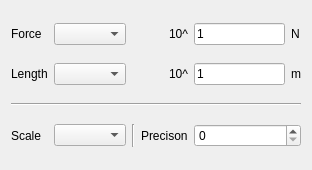
<?xml version="1.0" encoding="UTF-8"?>
<ui version="4.0">
 <class>Dialog</class>
 <widget class="QDialog" name="Dialog">
  <property name="geometry">
   <rect>
    <x>0</x>
    <y>0</y>
    <width>312</width>
    <height>170</height>
   </rect>
  </property>
  <property name="windowTitle">
   <string>Dialog</string>
  </property>
  <layout class="QGridLayout" name="gridLayout">
   <item row="0" column="0">
    <widget class="QLabel" name="label">
     <property name="text">
      <string>Force</string>
     </property>
    </widget>
   </item>
   <item row="0" column="1">
    <widget class="QComboBox" name="unitOfForce"/>
   </item>
   <item row="0" column="2" colspan="2">
    <widget class="QLabel" name="label_7">
     <property name="text">
      <string>10^</string>
     </property>
     <property name="alignment">
      <set>Qt::AlignRight|Qt::AlignTrailing|Qt::AlignVCenter</set>
     </property>
    </widget>
   </item>
   <item row="0" column="4">
    <widget class="QLineEdit" name="forceMagnitude">
     <property name="enabled">
      <bool>true</bool>
     </property>
     <property name="text">
      <string>1</string>
     </property>
     <property name="readOnly">
      <bool>true</bool>
     </property>
    </widget>
   </item>
   <item row="0" column="5">
    <widget class="QLabel" name="label_2">
     <property name="text">
      <string>N</string>
     </property>
    </widget>
   </item>
   <item row="1" column="0">
    <widget class="QLabel" name="label_4">
     <property name="text">
      <string>Length</string>
     </property>
    </widget>
   </item>
   <item row="1" column="1">
    <widget class="QComboBox" name="unitOfLength"/>
   </item>
   <item row="1" column="2" colspan="2">
    <widget class="QLabel" name="label_8">
     <property name="text">
      <string>10^</string>
     </property>
     <property name="alignment">
      <set>Qt::AlignRight|Qt::AlignTrailing|Qt::AlignVCenter</set>
     </property>
    </widget>
   </item>
   <item row="1" column="4">
    <widget class="QLineEdit" name="lengthMagnitude">
     <property name="enabled">
      <bool>true</bool>
     </property>
     <property name="text">
      <string>1</string>
     </property>
     <property name="readOnly">
      <bool>true</bool>
     </property>
    </widget>
   </item>
   <item row="1" column="5">
    <widget class="QLabel" name="label_3">
     <property name="text">
      <string>m</string>
     </property>
    </widget>
   </item>
   <item row="2" column="0" colspan="6">
    <widget class="Line" name="line">
     <property name="orientation">
      <enum>Qt::Horizontal</enum>
     </property>
    </widget>
   </item>
   <item row="3" column="0">
    <widget class="QLabel" name="label_5">
     <property name="text">
      <string>Scale</string>
     </property>
    </widget>
   </item>
   <item row="3" column="1">
    <widget class="QComboBox" name="unitOfScale"/>
   </item>
   <item row="3" column="2">
    <widget class="Line" name="line_2">
     <property name="orientation">
      <enum>Qt::Vertical</enum>
     </property>
    </widget>
   </item>
   <item row="3" column="3">
    <widget class="QLabel" name="label_6">
     <property name="text">
      <string>Precison</string>
     </property>
    </widget>
   </item>
   <item row="3" column="4" colspan="2">
    <widget class="QSpinBox" name="precison"/>
   </item>
  </layout>
 </widget>
 <resources/>
 <connections/>
</ui>
